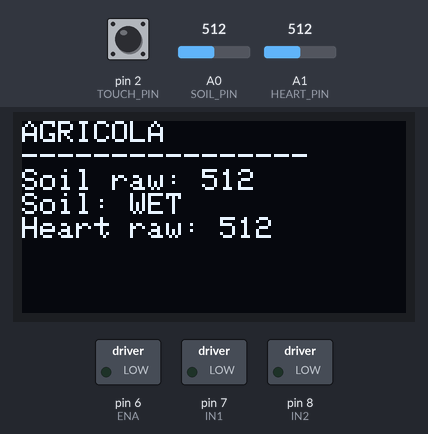
The sketch below on a simulated Arduino Uno, built with avr-gcc and run on an emulated ATmega328P. On the bench: 128×64 one-colour display, switched loads named in the sketch (green lamp = pin HIGH). Inputs (shaded band) come from the test bench; at power-on: A0 (SOIL_PIN) = 512, A1 (HEART_PIN) = 512, pin 2 (TOUCH_PIN) LOW. What the sketch prints to the serial monitor is not drawn.

Above: at 2.2 s.
2.3 s: A0 (SOIL_PIN) set to 591
At 3.6 s:
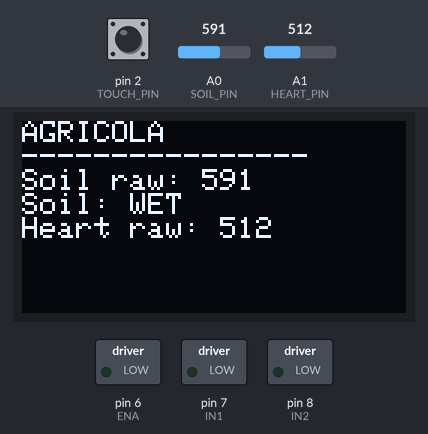
4.0 s: A0 (SOIL_PIN) set to 617
At 4.7 s:
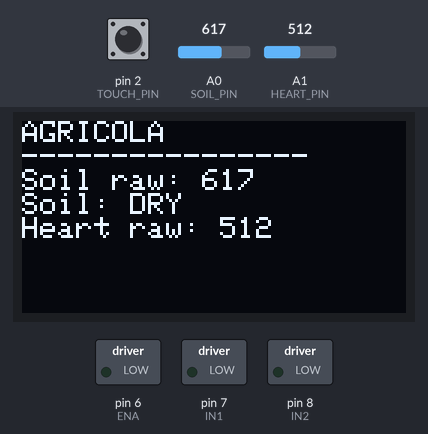
5.5 s: A1 (HEART_PIN) set to 490
At 6.7 s:
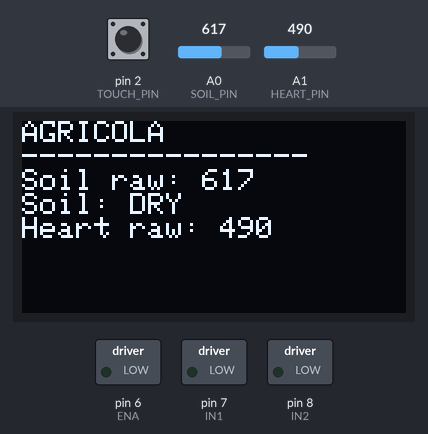
7.0 s: A1 (HEART_PIN) set to 510
At 8.2 s:
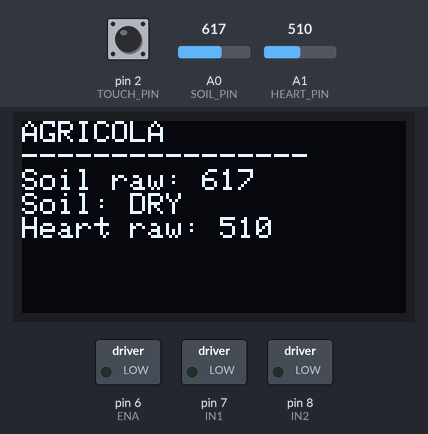
8.5 s: A0 (SOIL_PIN) set to 590
At 9.3 s:
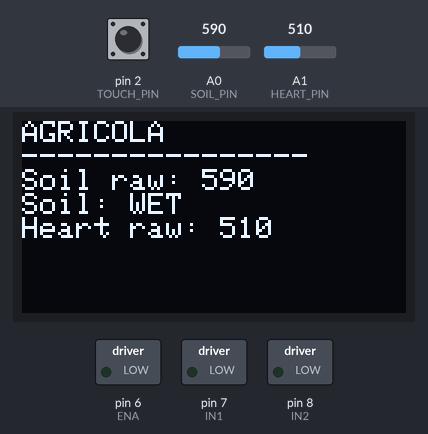
10.0 s: A1 (HEART_PIN) set to 610
Timing chart, 0 to 12.5 s (numbered marks = the images above; inputs shaded):
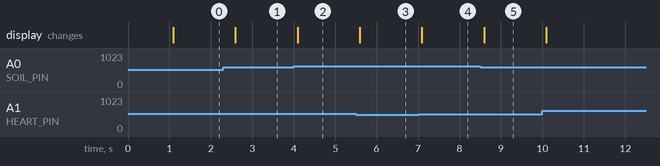

Measured:
- the behaviour switches between 600 and 601 on A0 (SOIL_PIN) (found by bisection; images 1 and 2)
- after the input at 2.3 s, the display: changes after 0.29 s (image 1)
- after the input at 4.0 s, the display: changes after 0.09 s (image 2)
- after the input at 5.5 s, the display: changes after 0.09 s (image 3)
- after the input at 7.0 s, the display: changes after 0.09 s (image 4)
- after the input at 8.5 s, the display: changes after 0.09 s (image 5)

The sketch:

AGRICOLA.ino
```cpp
#include <Wire.h>
#include <Adafruit_GFX.h>
#include <Adafruit_SSD1306.h>

// OLED display
#define SCREEN_WIDTH 128
#define SCREEN_HEIGHT 64
#define OLED_RESET -1
#define OLED_ADDRESS 0x3C

Adafruit_SSD1306 display(
  SCREEN_WIDTH, SCREEN_HEIGHT, &Wire, OLED_RESET
);

// Sensors
const int SOIL_PIN = A0;
const int HEART_PIN = A1;
const int TOUCH_PIN = 2;

// L298N pump driver
const int ENA = 6;
const int IN1 = 7;
const int IN2 = 8;

// Soil threshold: calibrate for your sensor
const int DRY_THRESHOLD = 600;

// Touch detection
const unsigned long DEBOUNCE_MS = 40;
const unsigned long TOUCH_WINDOW_MS = 800;

int lastRawTouch = LOW;
int stableTouch = LOW;

unsigned long rawChangeTime = 0;
unsigned long lastTouchTime = 0;
unsigned long lastDisplayTime = 0;

byte touchCount = 0;
bool waitingForTouches = false;

// Pump state
bool pumpIsRunning = false;

// Turn pump ON
void pumpOn() {
  digitalWrite(IN1, HIGH);
  digitalWrite(IN2, LOW);
  analogWrite(ENA, 255);
  pumpIsRunning = true;
}

// Turn pump OFF
void pumpOff() {
  analogWrite(ENA, 0);
  digitalWrite(IN1, LOW);
  digitalWrite(IN2, LOW);
  pumpIsRunning = false;
}

// Handle triple-touch
void handleTouches(byte count) {
  if (count == 3) {
    if (pumpIsRunning) {
      pumpOff();
      Serial.println("Triple touch: Pump OFF");
    } else {
      pumpOn();
      Serial.println("Triple touch: Pump ON");
    }
  }
}

void setup() {
  Serial.begin(9600);

  pinMode(TOUCH_PIN, INPUT);
  pinMode(ENA, OUTPUT);
  pinMode(IN1, OUTPUT);
  pinMode(IN2, OUTPUT);

  // Pump starts OFF
  pumpOff();

  // Start I2C
  Wire.begin();

  // Start OLED
  if (!display.begin(
        SSD1306_SWITCHCAPVCC, OLED_ADDRESS)) {
    Serial.println("OLED not detected!");
    while (true) {
      delay(100);
    }
  }

  display.clearDisplay();
  display.setTextColor(SSD1306_WHITE);
  display.setTextSize(1);
  display.setCursor(0, 0);
  display.println("AGRICOLA");
  display.println("System Ready");
  display.display();

  delay(1000);
}

void loop() {
  unsigned long now = millis();

  // Read sensors
  int soilValue = analogRead(SOIL_PIN);
  int heartValue = analogRead(HEART_PIN);

  // Read touch sensor
  int rawTouch = digitalRead(TOUCH_PIN);

  if (rawTouch != lastRawTouch) {
    lastRawTouch = rawTouch;
    rawChangeTime = now;
  }

  // Debounce touch input
  if (now - rawChangeTime >= DEBOUNCE_MS &&
      stableTouch != rawTouch) {

    stableTouch = rawTouch;

    // Count a new touch when signal goes HIGH
    if (stableTouch == HIGH) {
      if (!waitingForTouches ||
          now - lastTouchTime > TOUCH_WINDOW_MS) {

        touchCount = 1;
        waitingForTouches = true;

      } else {
        touchCount++;
      }

      lastTouchTime = now;
    }
  }

  // Finish counting after the touch sequence
  if (waitingForTouches &&
      now - lastTouchTime > TOUCH_WINDOW_MS) {

    handleTouches(touchCount);

    touchCount = 0;
    waitingForTouches = false;
  }

  // Update OLED every 500 ms
  if (now - lastDisplayTime >= 500) {
    lastDisplayTime = now;

    display.clearDisplay();
    display.setCursor(0, 0);

    display.println("AGRICOLA");
    display.println("----------------");

    display.print("Soil raw: ");
    display.println(soilValue);

    display.print("Soil: ");
    display.println(
      soilValue > DRY_THRESHOLD ? "DRY" : "WET"
    );

    display.print("Heart raw: ");
    display.println(heartValue);

    display.display();

    // Serial Monitor readings
    Serial.print("Soil: ");
    Serial.print(soilValue);
    Serial.print(" | Heart raw: ");
    Serial.println(heartValue);
  }
}
```
